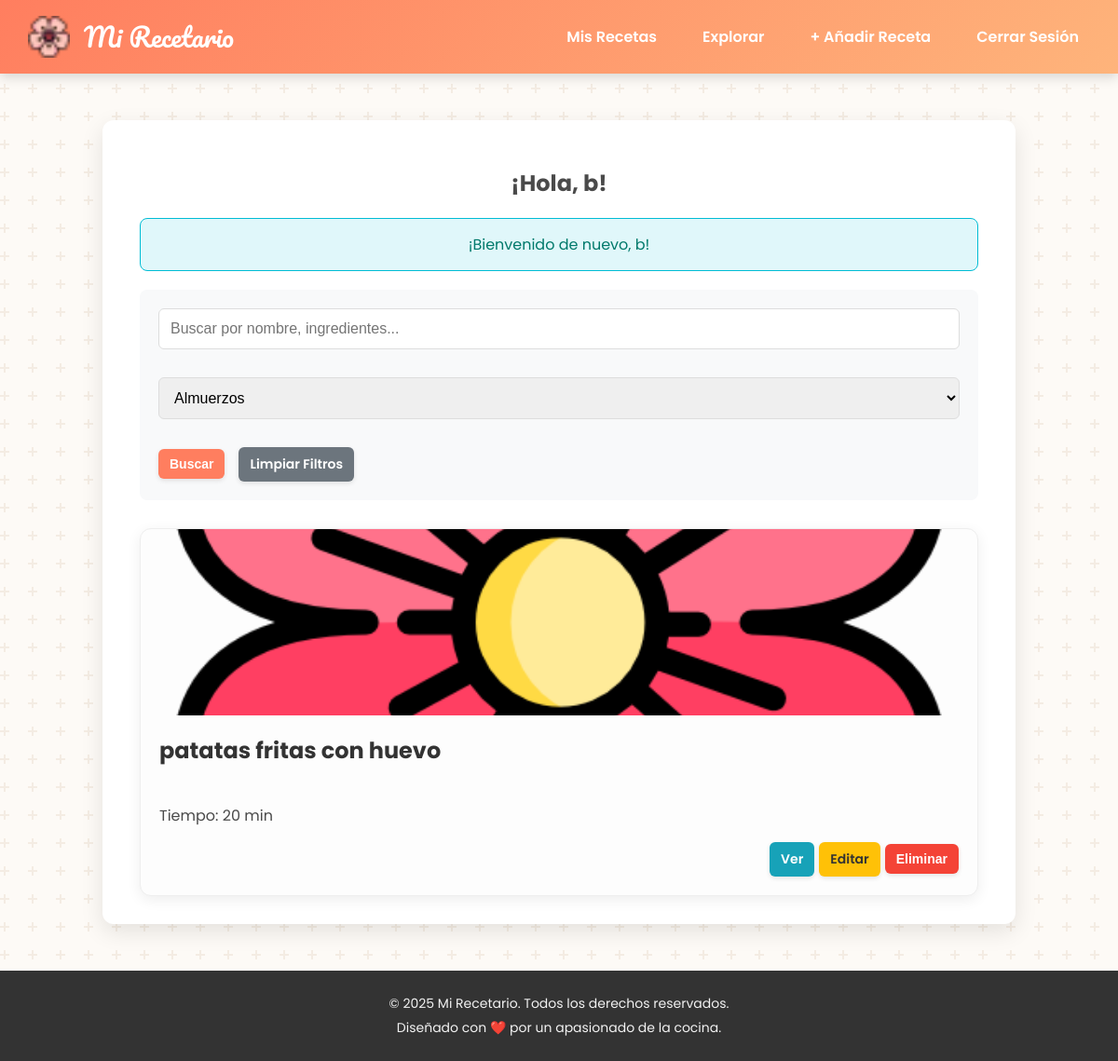
Page /dashboard.php?category=2 (signed in) on the committed database.
### tables this page shows
CREATE TABLE IF NOT EXISTS `recetas` (
  `id_receta` int NOT NULL AUTO_INCREMENT,
  `id_usuario` int NOT NULL,
  `nombre_receta` varchar(100) NOT NULL,
  `ingredientes` text NOT NULL,
  `preparacion` text NOT NULL,
  `tiempo_preparacion_minutos` int DEFAULT NULL,
  `fecha_creacion` datetime DEFAULT CURRENT_TIMESTAMP,
  `imagen_url` varchar(100) NOT NULL,
  PRIMARY KEY (`id_receta`),
  KEY `id_usuario` (`id_usuario`)
);

### public/dashboard.php (the view, shortened to what this page needs)
<?php
require_once '../includes/header.php';
require_once '../includes/db_connect.php';
$user_id = $_SESSION['user_id'];
$username = htmlspecialchars($_SESSION['username']);
$categorias = [];
try {
    $stmt_cat = $pdo->query("SELECT id_categoria, nombre_categoria FROM categorias ORDER BY nombre_categoria ASC");
    $categorias = $stmt_cat->fetchAll();
} catch (\PDOException $e) {
    error_log("Error al cargar categorías: " . $e->getMessage());
}
$recetas = [];
$search_query = trim($_GET['search'] ?? '');
$category_id = trim($_GET['category'] ?? '');
$sql = "SELECT DISTINCT r.id_receta, r.nombre_receta, r.tiempo_preparacion_minutos, r.imagen_url
        FROM recetas r";
$params = [];
if (!empty($category_id)) {
    $sql .= " JOIN recetas_categorias rc ON r.id_receta = rc.id_receta";
}
$sql .= " WHERE r.id_usuario = ?";
$params[] = $user_id;
if (!empty($category_id)) {
    $sql .= " AND rc.id_categoria = ?";
    $params[] = $category_id;
}
$sql .= " ORDER BY r.fecha_creacion DESC";
try {
    $stmt = $pdo->prepare($sql);
    $stmt->execute($params);
    $recetas = $stmt->fetchAll();
} catch (\PDOException $e) {
    error_log("Error al cargar recetas con filtros: " . $e->getMessage());
    $_SESSION['message'] = '<p class="message error">Error al cargar tus recetas. Por favor, inténtalo de nuevo.</p>';
}
?>
<div class="dashboard-container">
    <div class="dashboard-header">
        <h2>¡Hola, <?= $username ?>!</h2>
    </div>
    <?php
    if (isset($_SESSION['message'])) {
        echo $_SESSION['message'];
    }
    ?>
    <div class="search-filter-section">
        <form action="dashboard.php" method="GET">
            <input type="text" name="search" placeholder="Buscar por nombre, ingredientes..." value="<?= htmlspecialchars($search_query) ?>">
            <select name="category">
                <?php foreach ($categorias as $categoria): ?>
                    <option value="<?= $categoria['id_categoria'] ?>" <?= ($category_id == $categoria['id_categoria']) ? 'selected' : '' ?>>
                        <?= htmlspecialchars($categoria['nombre_categoria']) ?>
                    </option>
                <?php endforeach; ?>
            </select>
            <button type="submit" class="btn">Buscar</button>
            <?php if (!empty($search_query) || !empty($category_id)): ?>
                <a href="dashboard.php" class="btn btn-cancel">Limpiar Filtros</a>
            <?php endif; ?>
        </form>
    </div>
    <?php if (empty($recetas)): ?>
        <div class="message">
            <p>No se encontraron recetas que coincidan con tus filtros.</p>
        </div>
    <?php else: ?>
        <div class="recipes-grid" id="recipes-grid">
            <?php foreach ($recetas as $receta): ?>
                <div class="recipe-card" data-id="<?= $receta['id_receta'] ?>">
                    <img src="<?= htmlspecialchars($receta['imagen_url'] ?: 'img/flor-de-cerezo.png') ?>" alt="Imagen de <?= htmlspecialchars($receta['nombre_receta']) ?>" class="recipe-card-image" onerror="this.onerror=null;this.src='img/flor-de-cerezo.png';">
                    <div class="recipe-card-content">
                        <h3><?= htmlspecialchars($receta['nombre_receta']) ?></h3>
                        <p>Tiempo: <?= htmlspecialchars($receta['tiempo_preparacion_minutos'] ?? 'N/A') ?> min</p>
                        <div class="recipe-actions">
                            <a href="view_recipe.php?id=<?= $receta['id_receta'] ?>" class="btn btn-info">Ver</a>
                            <a href="edit_recipe.php?id=<?= $receta['id_receta'] ?>" class="btn btn-warning">Editar</a>
                            <button type="button" class="btn btn-danger btn-delete"
                                    data-id="<?= $receta['id_receta'] ?>"
                                    data-name="<?= htmlspecialchars($receta['nombre_receta']) ?>">
                                Eliminar
                            </button>
                        </div>
                    </div>
                </div>
            <?php endforeach; ?>
        </div>
    <?php endif; ?>
</div>
<?php
require_once '../includes/footer.php';
?>

### public/css/style.css (style rules this page uses)
html { box-sizing: border-box; }
*, *:before, *:after { box-sizing: inherit; }
body { font-family: 'Poppins', sans-serif; background-color: #fdfaf6; color: #4a4a4a; margin: 0; display: flex; flex-direction: column; min-height: 100vh; overflow-x: hidden; }
.container, .dashboard-container, .form-container, .recipe-detail-container, .explore-container { background-color: #ffffff; padding: 30px 40px; border-radius: 12px; box-shadow: 0 8px 25px rgba(0, 0, 0, 0.1); width: 100%; max-width: 980px; margin: 30px auto; text-align: center; }
form { text-align: left; }
input[type="text"], input[type="email"], input[type="password"], input[type="number"], textarea, select { width: 100%; padding: 12px; margin-bottom: 15px; border: 1px solid #ddd; border-radius: 6px; font-size: 16px; box-sizing: border-box; }
.btn, button { background: #ff7e5f; color: white; padding: 8px 12px; border: none; border-radius: 6px; cursor: pointer; font-size: 14px; font-weight: 600; text-decoration: none; display: inline-block; transition: background-color 0.3s, transform 0.2s, box-shadow 0.3s; box-shadow: 0 2px 5px rgba(0, 0, 0, 0.1); }
.btn-danger { background-color: #f44336; }
.btn-info { background-color: #17a2b8; }
.btn-warning { background-color: #ffc107; color: #333; }
.btn-cancel { background-color: #6c757d; }
.message { background-color: #e0f7fa; color: #00796b; border: 1px solid #00bcd4; padding: 15px; border-radius: 8px; margin-bottom: 20px; text-align: center; }
.recipes-grid { display: grid; grid-template-columns: repeat(auto-fit, minmax(280px, 1fr)); gap: 25px; margin-top: 30px; }
.recipe-card { background-color: #fdfdfd; border: 1px solid #eee; border-radius: 12px; text-align: left; box-shadow: 0 4px 15px rgba(0, 0, 0, 0.07); display: flex; flex-direction: column; transition: transform 0.3s, box-shadow 0.3s; }
.recipe-card-image { width: 100%; height: 200px; object-fit: cover; }
.recipe-card-content { padding: 20px; display: flex; flex-direction: column; flex-grow: 1; }
.recipe-card h3 { margin-top: 0; color: #333; font-size: 1.5em; }
.recipe-actions { display: flex; justify-content: flex-end; gap: 5px; margin-top: auto; flex-wrap: wrap; align-items: center; }
.search-filter-section { margin-bottom: 30px; padding: 20px; background-color: #f8f9fa; border-radius: 8px; }
.search-filter-section form { display: flex; flex-wrap: wrap; gap: 15px; align-items: center; }

### rows in the picture
recetas: imagen_url (picture), nombre_receta "patatas fritas con huevo", tiempo_preparacion_minutos "20"

### other values in the picture
$username "b"
$_SESSION['message'] "¡Bienvenido de nuevo, b!"
form field category "Almuerzos"
